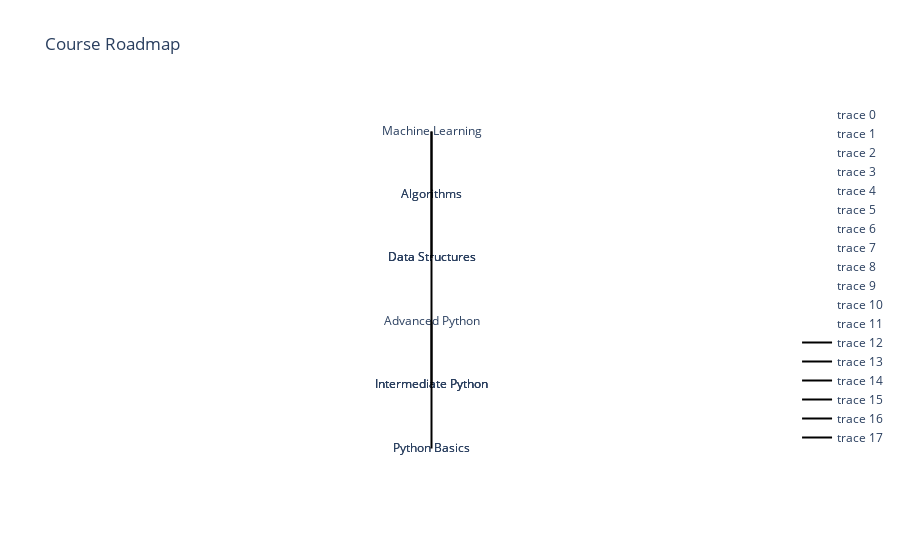

Write notebook code for a chart like this one.
### Code cell
import plotly.graph_objects as go

# Define the course structure
course_structure = {
    "Python Basics": [],
    "Intermediate Python": ["Python Basics"],
    "Advanced Python": ["Intermediate Python"],
    "Data Structures": ["Intermediate Python"],
    "Algorithms": ["Data Structures"],
    "Machine Learning": ["Data Structures", "Algorithms"]
}

# Create nodes and edges
nodes = []
edges = []
for course, prereqs in course_structure.items():
    nodes.append(course)
    for prereq in prereqs:
        nodes.append(prereq)
        edges.append((prereq, course))

# Create a Plotly figure
fig = go.Figure()

# Add nodes to the figure
for node in nodes:
    fig.add_trace(go.Scatter(x=[0], y=[node], mode='markers+text', text=[node], marker=dict(size=20, color='rgba(0,0,0,0)'), textposition='middle center'))

# Add edges to the figure
for edge in edges:
    fig.add_trace(go.Scatter(x=[0, 0], y=[edge[0], edge[1]], mode='lines', line=dict(color='black')))

# Customize layout
fig.update_layout(
    title='Course Roadmap',
    xaxis=dict(showticklabels=False, zeroline=False),
    yaxis=dict(showticklabels=False, zeroline=False),
    plot_bgcolor='white'
)

# Show the figure
fig.show()

### Figure 1 — Plotly figure (JSON) as saved in the notebook; plotly's stock layout.template omitted (floating-point values rounded to 4 significant figures)
{"data": [{"marker": {"color": "rgba(0,0,0,0)", "size": 20}, "mode": "markers+text", "text": ["Python Basics"], "textposition": "middle center", "type": "scatter", "x": [0], "y": ["Python Basics"]}, {"marker": {"color": "rgba(0,0,0,0)", "size": 20}, "mode": "markers+text", "text": ["Intermediate Python"], "textposition": "middle center", "type": "scatter", "x": [0], "y": ["Intermediate Python"]}, {"marker": {"color": "rgba(0,0,0,0)", "size": 20}, "mode": "markers+text", "text": ["Python Basics"], "textposition": "middle center", "type": "scatter", "x": [0], "y": ["Python Basics"]}, {"marker": {"color": "rgba(0,0,0,0)", "size": 20}, "mode": "markers+text", "text": ["Advanced Python"], "textposition": "middle center", "type": "scatter", "x": [0], "y": ["Advanced Python"]}, {"marker": {"color": "rgba(0,0,0,0)", "size": 20}, "mode": "markers+text", "text": ["Intermediate Python"], "textposition": "middle center", "type": "scatter", "x": [0], "y": ["Intermediate Python"]}, {"marker": {"color": "rgba(0,0,0,0)", "size": 20}, "mode": "markers+text", "text": ["Data Structures"], "textposition": "middle center", "type": "scatter", "x": [0], "y": ["Data Structures"]}, {"marker": {"color": "rgba(0,0,0,0)", "size": 20}, "mode": "markers+text", "text": ["Intermediate Python"], "textposition": "middle center", "type": "scatter", "x": [0], "y": ["Intermediate Python"]}, {"marker": {"color": "rgba(0,0,0,0)", "size": 20}, "mode": "markers+text", "text": ["Algorithms"], "textposition": "middle center", "type": "scatter", "x": [0], "y": ["Algorithms"]}, {"marker": {"color": "rgba(0,0,0,0)", "size": 20}, "mode": "markers+text", "text": ["Data Structures"], "textposition": "middle center", "type": "scatter", "x": [0], "y": ["Data Structures"]}, {"marker": {"color": "rgba(0,0,0,0)", "size": 20}, "mode": "markers+text", "text": ["Machine Learning"], "textposition": "middle center", "type": "scatter", "x": [0], "y": ["Machine Learning"]}, {"marker": {"color": "rgba(0,0,0,0)", "size": 20}, "mode": "markers+text", "text": ["Data Structures"], "textposition": "middle center", "type": "scatter", "x": [0], "y": ["Data Structures"]}, {"marker": {"color": "rgba(0,0,0,0)", "size": 20}, "mode": "markers+text", "text": ["Algorithms"], "textposition": "middle center", "type": "scatter", "x": [0], "y": ["Algorithms"]}, {"line": {"color": "black"}, "mode": "lines", "type": "scatter", "x": [0, 0], "y": ["Python Basics", "Intermediate Python"]}, {"line": {"color": "black"}, "mode": "lines", "type": "scatter", "x": [0, 0], "y": ["Intermediate Python", "Advanced Python"]}, {"line": {"color": "black"}, "mode": "lines", "type": "scatter", "x": [0, 0], "y": ["Intermediate Python", "Data Structures"]}, {"line": {"color": "black"}, "mode": "lines", "type": "scatter", "x": [0, 0], "y": ["Data Structures", "Algorithms"]}, {"line": {"color": "black"}, "mode": "lines", "type": "scatter", "x": [0, 0], "y": ["Data Structures", "Machine Learning"]}, {"line": {"color": "black"}, "mode": "lines", "type": "scatter", "x": [0, 0], "y": ["Algorithms", "Machine Learning"]}], "layout": {"plot_bgcolor": "white", "title": {"text": "Course Roadmap"}, "xaxis": {"showticklabels": false, "zeroline": false}, "yaxis": {"showticklabels": false, "zeroline": false}}}
